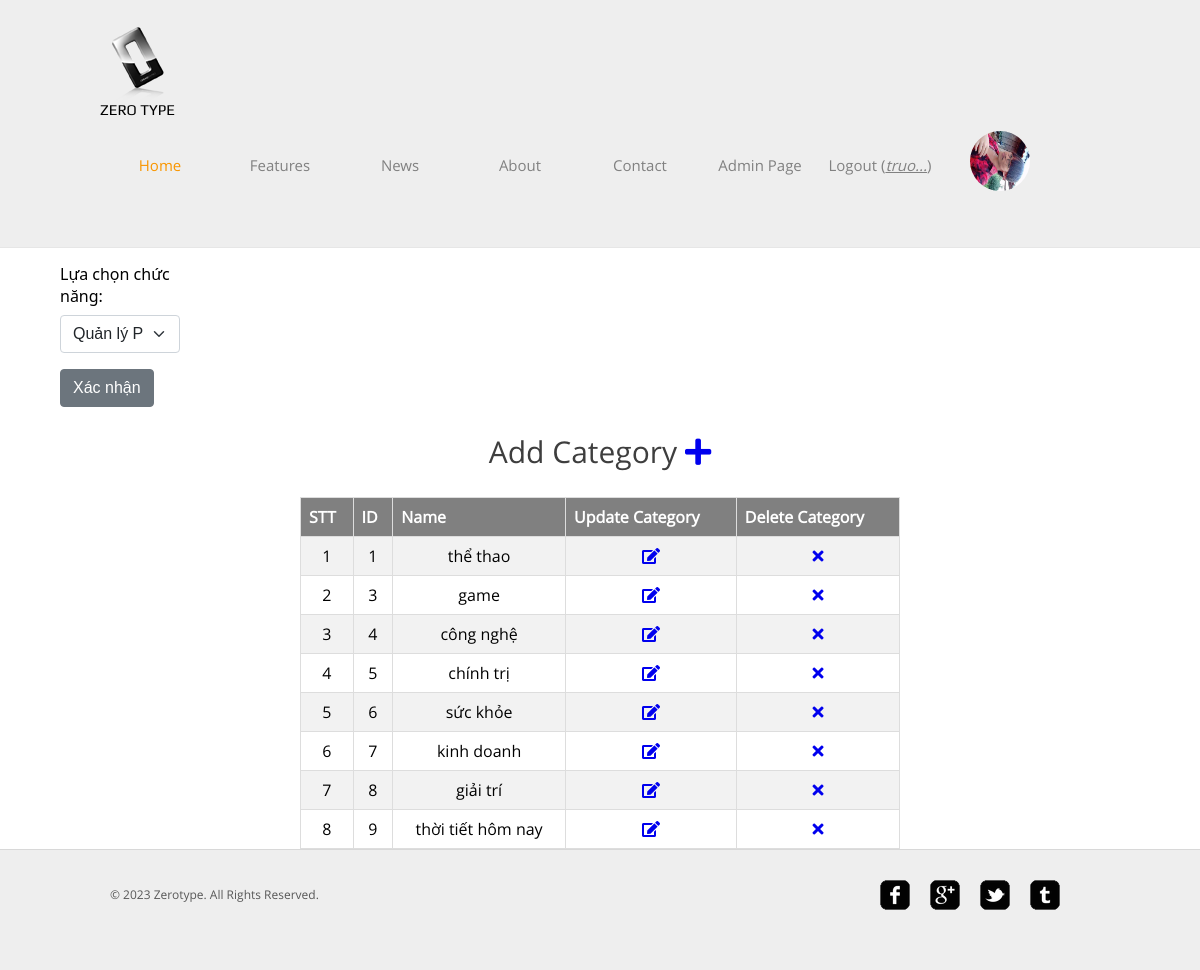
/category/category.php (signed in), run on the app's committed database.
### tables this page shows
CREATE TABLE `user` (
  `id` int(11) NOT NULL,
  `email` varchar(100) NOT NULL,
  `username` varchar(100) NOT NULL,
  `password` varchar(100) NOT NULL,
  `avatar` varchar(255) NOT NULL,
  `fullname` varchar(255) NOT NULL,
  `gender` varchar(6) NOT NULL,
  `favorite` varchar(255) NOT NULL,
  `role` varchar(5) NOT NULL
);

CREATE TABLE `category` (
  `id` int(11) NOT NULL,
  `name` varchar(255) NOT NULL
);

### controll.php (called while the page is built, shortened)
<?php
include('connect.php');
class AbstractQuery{
    public function convertShortContent($content){
        return strlen($content) < 4 ? $content : substr($content,0,4)."...";
    }
    public function loginGetValue($username,$password){
        global $conn;
        $sql="select * from user where username = '$username' and password = '$password'";
        $run = mysqli_query($conn,$sql);
        return $run;
    }
    public function loginWithCookie(){
        if(isset($_COOKIE['username']) && isset($_COOKIE['password'])) {
            $username= $_COOKIE['username'];
            $password= $_COOKIE['password'];
            $run = $this->loginGetValue($username,$password);
            return $run->num_rows > 0 ? $run : null;
        }
        return null;
    }
    public function getAllCategory(){
        global $conn;
        $sql= "select * from category";
        $run = mysqli_query($conn,$sql);
        return $run;
    }
}
?>

### filteradmin.php (called while the page is built, shortened)
<?php
$query = new AbstractQuery();
?>

### category/category.php (the view, shortened to what this page needs)
<!DOCTYPE HTML>
<html>
<head>
	<link rel="stylesheet" href="https://pro.fontawesome.com/releases/v5.15.4/css/all.css">
	<link rel="stylesheet" href="../css/style.css" type="text/css">
	<link rel="stylesheet" href="../css/style2.css" type="text/css">
	<link rel="stylesheet" href="../css/styleform.css" type="text/css">
</head>
<body>
	<div id="header">
		<div>
			<div class="logo">
				<a href="/zerotype/index.php">Zero Type</a>
			</div>
			<ul id="navigation">
				<li class="active">
					<a href="/zerotype/index.php">Home</a>
				</li>
				<li>
					<a href="/zerotype/features.php">Features</a>
				</li>
				<li>
					<a href="/zerotype/news.php">News</a>
				</li>
				<li>
					<a href="/zerotype/about.php">About</a>
				</li>
				<li>
					<a href="/zerotype/contact.php">Contact</a>
				</li>
				<?php
				include("../filterwithcookie.php");
				include("../filteradmin.php");
				?>
				<li>
				<div class="avatar">
                    <?php
                    global $query;
                    $run = $query->loginGetValue($_COOKIE['username'],$_COOKIE['password']);
                        if($run->num_rows > 0){
                            $row = $run->fetch_assoc();
                            echo "<a href='/zerotype/profile/updateProfile.php'><img src=../".$row['avatar']." width='60' height='60' style='border-radius:50%;'></a>";
                        }
                    ?>
				</div>
				</li>
			</ul>
		</div>
	</div>
		<div class="menu-choice">
			<form style="width:10%; margin:15px 5%;" method="POST" enctype="multipart/form-data" id="HDpro">
				<label>Lựa chọn chức năng: </label>
				<select class="form-select" class="form-control" name="manager_choice">
					<option selected value="managePost">Quản lý Post<a href="/zerotype/post/addPost.php"><i class="fas fa-plus"></i></a></option>
				</select>
				<input type="submit"name="submit_manager_choice" value="Xác nhận">
			</form>
		</div>
		<center><h1 style="margin-top:30px;">Add Category <a href="/zerotype/category/addCategory.php"><i class="fas fa-plus"></i></a></h1></center>
			<table id="category">
					<tr>
						<th>STT</th>
						<th>ID</th>
						<th>Name</th>
                        <th>Update Category</th>
						<th>Delete Category</th>
					</tr>
					<?php
						global $query;
						$categorys = $query->getAllCategory();
						$i=1;
						foreach($categorys as $category){
					?>
					<tr>
						<td><?php echo $i++ ?></td>
						<td><?php echo $category['id'] ?></td>
						<td><?php echo $category['name'] ?></td>
						<td><a href="/zerotype/category/updateCategory.php?id=<?php echo $category['id'] ?>" ><i class="fas fa-edit"></i></a></td>
						<td><a href="/zerotype/category/deleteCategory.php?id=<?php echo $category['id'] ?>" onclick="return confirm('Bạn có muốn xóa không?');"><i class="fas fa-times"></i></a></td>
					</tr>
					<?php } ?>
			</table>
	<div id="footer">
		<div class="clearfix">
			<div id="connect">
				<a href="http://freewebsitetemplates.com/go/facebook/" target="_blank" class="facebook"></a><a href="http://freewebsitetemplates.com/go/googleplus/" target="_blank" class="googleplus"></a><a href="http://freewebsitetemplates.com/go/twitter/" target="_blank" class="twitter"></a><a href="http://www.freewebsitetemplates.com/misc/contact/" target="_blank" class="tumbler"></a>
			</div>
			<p>
				© 2023 Zerotype. All Rights Reserved.
			</p>
		</div>
	</div>
</body>
</html>

### filterwithcookie.php
<?php
include("controll.php");
$query = new AbstractQuery();
$checkCookie = $query->loginWithCookie();
if($checkCookie != null){
    while($row = $checkCookie->fetch_assoc()) {
        if($row['role']=="ADMIN"){
            echo '<li>
            <a href="/zerotype/admin.php">Admin Page</a>
            </li>';
        }
        echo '<li>
        <a href="/zerotype/logoutcookie.php">Logout (<u><i>'.$query->convertShortContent($row['username']).'</i></u>)</a>
        </li>
        <style>
        #register,#login{
            display: none;
        }
        </style>';
        break;
    }
}
else
    header('Location: login.php');
?>

### css/style.css (style rules this page uses)
body { background-color: #fff; font-family: 'OpenSans'; margin: 0; }
img { border: 0; }
.clearfix:after, #contents:after { clear: both; content: ""; display: block; height: 1%; line-height: 0; visibility: hidden; }
#header { background-color: #eee; border-bottom: 1px solid #e6e6e6; padding: 27px 0; }
#header>div, #footer>div { width: 920px; margin: 0 auto; padding: 0 20px; }
#header .logo { float: left; margin-right: 20px; }
#header .logo a { background: url(../images/logo.png) no-repeat center top; color: #000; display: block; font: 15px/30px 'Play'; height: 20px; width: 76px; padding-top: 68px; text-decoration: none; text-transform: uppercase; }
#navigation { display: inline-block; list-style: none; line-height: 100px; margin: 0; padding: 0; }
#navigation li { float: left; width: 160px; text-align: center; }
#navigation li a { color: #818181; font-size: 15px; line-height: 30px; text-decoration: none; }
#navigation li.active a { color: #f99600; }
h1 { color: #3e3e3e; font-size: 30px; font-weight: normal; line-height: 30px; margin: 0 0 30px; }
p { color: #585858; font-size: 16px; line-height: 24px; margin: 0 0 30px; }
#footer { background-color: #eee; border-top: 1px solid #d8d8d8; padding: 30px 0; }
#footer p { font-size: 12px; line-height: 30px; padding-left: 10px; }
#connect { float: right; display: inline-block; margin-right: 30px; }
#connect a { background: url(../images/icons.png) no-repeat; display: inline-block; height: 30px; width: 30px; margin: 0 10px; }
#connect a.googleplus { background-position: 0 -40px; }
#connect a.twitter { background-position: 0 -80px; }
#connect a.tumbler { background-position: 0 -120px; }

### css/style2.css (style rules this page uses)
#navigation li { float: left; width: 120px; text-align: center; }
#header>div, #footer>div { width: 1000px; margin: 0 auto; padding: 0 20px; }

### css/styleform.css (style rules this page uses)
.form-select { display:block;width:100%;padding:.375rem 2.25rem .375rem .75rem;-moz-padding-start:calc(0.75rem - 3px);font-size:1rem;font-weight:400;line-height:1.5;color:#212529;background-color:#fff;background-repeat:no-repeat;background-position:right .75rem center;background-size:16px 12px;border:1px solid #ced4da;border-radius:.25rem;transition:border-color .15s ease-in-out,box-shadow .15s ease-in-out;-webkit-appearance:none;-moz-appearance:none;appearance:none }
#HDpro { font-family:system-ui,-apple-system,"Segoe UI",Roboto,"Helvetica Neue",Arial,"Noto Sans","Liberation Sans",sans-serif,"Apple Color Emoji","Segoe UI Emoji","Segoe UI Symbol","Noto Color Emoji" }
#HDpro label { display:inline-block;margin-bottom:.5rem }
#HDpro input[type="text"],#HDpro input[type="password"],#HDpro input[type="number"],#HDpro input[type="email"],#HDpro input[type="file"],#HDpro select { margin-bottom:1rem }
#HDpro input[type="submit"] { display:inline-block;font-weight:400;line-height:1.5;color:#212529;text-align:center;text-decoration:none;vertical-align:middle;cursor:pointer;-webkit-user-select:none;-moz-user-select:none;user-select:none;background-color:transparent;border:1px solid transparent;padding:.375rem .75rem;font-size:1rem;border-radius:.25rem;transition:color .15s ease-in-out,background-color .15s ease-in-out,border-color .15s ease-in-out,box-shadow .15s ease-in-out;cursor:pointer;color:#fff;background-color:#6c757d;border-color:#6c757d }

### category/category.php (style rules this page uses)
#header>div, #footer>div { width: 1000px; }
.avatar { width: 100%; height: 100px; display: flex; justify-content: center; align-items: center; }
table, th, td { border:1px solid black; text-align: center; }
#category { border-collapse: collapse; width: 50%; margin: 0 auto; }
#category td, #category th { border: 1px solid #ddd; padding: 8px; }
#category tr:nth-child(even) { background-color: #f2f2f2; }
#category th { text-align: left; background-color: grey; color: white; }

### data on the page
user: role "Admin Page", username "truo...", avatar (picture)
category: id "1", name "thể thao"
category: id "3", name "game"
category: id "4", name "công nghệ"
category: id "5", name "chính trị"
category: id "6", name "sức khỏe"
category: id "7", name "kinh doanh"
category: id "8", name "giải trí"
category: id "9", name "thời tiết hôm nay"
